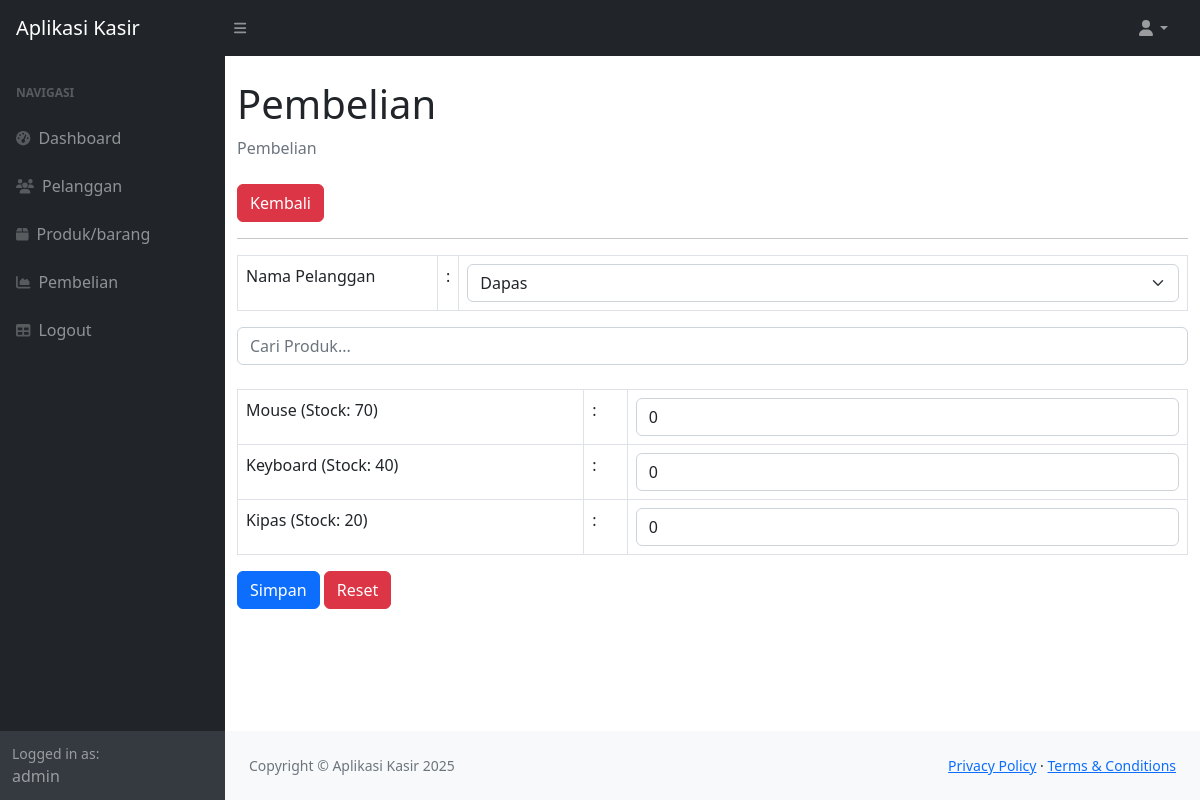
The page /index.php?page=pembelian_tambah (signed in) on the database its author committed.
### tables this page shows
CREATE TABLE `produk` (
  `id_produk` varchar(10) NOT NULL,
  `nama_produk` varchar(255) NOT NULL,
  `harga` int NOT NULL,
  `stok` int NOT NULL
);

### pembelian_tambah.php (the view, shortened to what this page needs)
<div class="container-fluid px">
    <h1 class="mt-4">Pembelian</h1>
    <ol class="breadcrumb mb-4">
        <li class="breadcrumb-item active">Pembelian</li>
    </ol>
    <a href="?page=pembelian" class="btn btn-danger">Kembali</a>
    <hr>
    <form method="post">
        <table class="table table-bordered">
            <tr>
                <td width="200">Nama Pelanggan</td>
                <td width="1">:</td>
                <td>
                    <select class="form-control form-select" name="id_pelanggan">
                        <?php
                        $p = mysqli_query($koneksi, "SELECT*FROM pelanggan");
                        while($pel = mysqli_fetch_array($p)) {
                        ?>
                        <option value="<?php echo $pel['id_pelanggan']; ?>">
                            <?php echo $pel['nama_pelanggan']; ?></option>
                        <?php
                        }
                        ?>
                    </select>
                </td>
            </tr>
        </table>
        <input type="text" id="searchProduk" class="form-control" placeholder="Cari Produk...">
        <br>
        <table class="table table-bordered" id="produkTable">
            <?php
            $pro = mysqli_query($koneksi, "SELECT*FROM produk");
            while($produk = mysqli_fetch_array($pro)) {
            ?>
            <tr class="produkRow">
                <td><?php echo $produk['nama_produk'] .' (Stock: '.$produk['stok'].')'; ?></td>
                <td>:</td>
                <td>
                    <input class="form-control" type="number" step="1" value="0" max="<?php echo $produk['stok']; ?>" name="produk[<?php echo $produk['id_produk']; ?>]">
                </td>
            </tr>
            <?php
            }
            ?>
        </table>
        <button type="submit" class="btn btn-primary">Simpan</button>
        <button type="reset" class="btn btn-danger">Reset</button>
    </form>
</div>

### rows shown on the page
produk: nama_produk "Mouse", stok "70"
produk: nama_produk "Keyboard", stok "40"
produk: nama_produk "Kipas", stok "20"

### other values the page prints
$_SESSION['user']['nama'] "admin"
form field id_pelanggan "Dapas"
